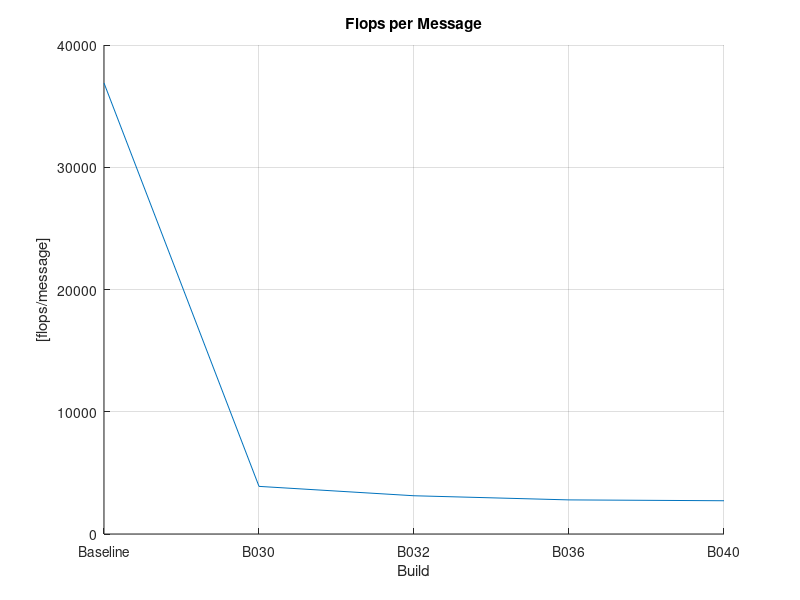

MATLAB code for this plot:
data = [];
data_points = 0;
builds = {};

%%
% number of cycles = CPU_CLK_UNHALTED.REF_TSC
% number of flops = FP_COMP_OPS_EXE.SSE_SCALAR_DOUBLE +
%                   FP_COMP_OPS_EXE.SSE_SCALAR_SINGLE + 
%                   FP_COMP_OPS_EXE.X87
%% B003 [Baseline] doubles, N=1
% -O3 -g
N=1;
num_messages = 442075;
num_flops = 13974020961 + 0 + 2334003501;
num_cycles = 355138532707; % reported by vTune
num_cycles_print = 358095519066; % reported by the program itself
runtime_sec = 107.862;
bandwidth_GB_sec = 1.597;

data = [data;data_points, num_flops/num_messages];
data_points = data_points + 1;
builds = [builds, {'Baseline'}];

%% B030 floats, N=10
% -O3 -g
N=10;
num_messages = 884068;
num_flops = 2052003078 + 576000864 + 816001224;
num_cycles = 59584089376; % reported by vTune
num_cycles_print = 5873471722; % reported by the program itself
runtime_sec = 18.097;
bandwidth_GB_sec = 0.931;

data = [data;data_points, num_flops/num_messages];
data_points = data_points + 1;
builds = [builds, {'B030'}];

%% B032 floats, N=10
% -O3 -g
N=10;
num_messages = 884068;
num_flops = 1470002205 + 582000873 + 714001071;
num_cycles = 52960079440; % reported by vTune
num_cycles_print = 5584797774; % reported by the program itself
runtime_sec = 16.085;
bandwidth_GB_sec = 0.941;

data = [data;data_points, num_flops/num_messages];
data_points = data_points + 1;
builds = [builds, {'B032'}];

%% B036 floats, N=10
% -O3 -g
N=10;
num_messages = 260215;
num_flops = 456000684 + 60000090 + 210000315;
num_cycles = 23580035370;
runtime_sec = 7.162;
bandwidth_GB_sec = 1.169;

data = [data;data_points, num_flops/num_messages];
data_points = data_points + 1;
builds = [builds, {'B036'}];

%% B040 floats, N=10
% -O3 -g
N=10;
num_messages = 260215;
num_flops = 420000630 + 66000099 + 222000333;
num_cycles = 21540032310;
runtime_sec = 6.542;
bandwidth_GB_sec = 1.293;

data = [data;data_points, num_flops/num_messages];
data_points = data_points + 1;
builds = [builds, {'B040'}];

%% Flop/message plot styling
fontsize = 14;
figure; hold on; grid on;
plot(data(:,1), data(:,2));
title('Flops per Message');
xlabel('Build')
ylabel('[flops/message]')
set(gca,'XTick',0:1:(data_points-1));
set(gca,'XTickLabel',builds);
print(gcf, '-r150', 'flops_per_message.png', '-dpng');
hold off;